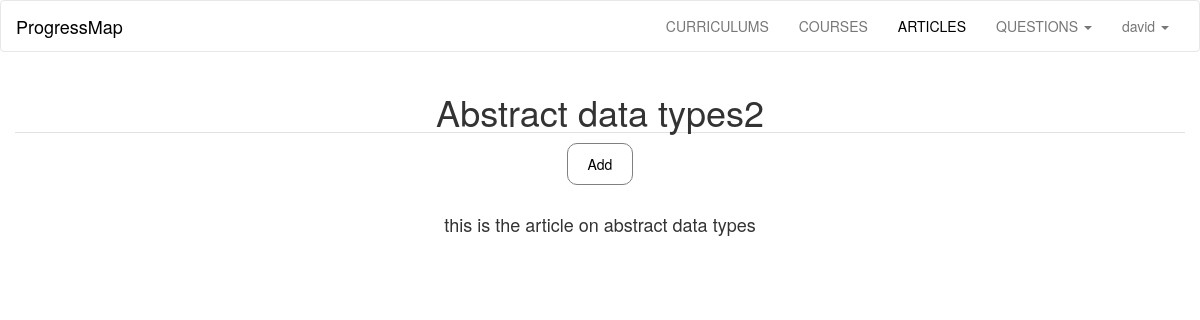
Page /articles/abstract data types2 (signed in) on the committed database.
### progressMap/models.py (models this page shows, shortened)
class User(db.Model, UserMixin):
	id = db.Column(db.Integer, primary_key = True)
	username = db.Column(db.String(40), unique = True)
	email = db.Column(db.String(120), unique = True)
	password_hash = db.Column(db.String)
	articles =  db.relationship('Articles', backref='user', lazy='dynamic')
	courses =  db.relationship('Courses', backref='user', lazy='dynamic')
	curriculums =  db.relationship('Curriculums', backref='user', lazy='dynamic')
	questions = db.relationship('Questions', backref='user', lazy='dynamic')
	comments = db.relationship('Comments', backref='user', lazy='dynamic')
	completed = db.relationship('Completed', backref='user', lazy='dynamic')
	allContent = db.relationship('AllContent', backref='user', lazy='dynamic')
	@property
	def password(self):
		raise AttributeError('password: write-only field')
	def __repr__(self):
		return '<User %s>' %self.username

class Articles(db.Model):
	id  = db.Column(db.Integer, primary_key = True)
	title = db.Column(db.String(300), nullable=False)
	description = db.Column(db.Text, nullable=False)
	questions = db.relationship('Questions', backref='article', lazy='dynamic')
	allContent = db.relationship('AllContent', backref='article', lazy='dynamic')
	user_id = db.Column(db.Integer, db.ForeignKey('user.id'), nullable=False)
	course_id = db.Column(db.Integer, db.ForeignKey('courses.id'), nullable=False)
	curriculum_id = db.Column(db.Integer, db.ForeignKey('curriculums.id'), nullable=False)

### progressMap/articles/views.py (the view)
@articles.route('/', defaults={'page':'all'})
@articles.route('/<page>')
def show(page):
	if page == 'all':
		articlesList = models.getFromDb(models.Articles, 6)
		return render_template('articles.html', articlesList=articlesList)
	elif page == models.getByTitle(models.Articles, page).title:
		article = models.getByTitle(models.Articles, page)
		return render_template('showArticle.html', article=article)
	else:
		abort(404)

### progressMap/main/views.py (called while the page is built)
@login_manager.user_loader
def load_user(userid):
    return models.User.query.get(int(userid))

### progressMap/models.py (called while the page is built)
def getByTitle(className, titleName):
		return className.query.filter_by(title=titleName).first_or_404()

### progressMap/templates/showArticle.html (shortened to what this page needs)
{% extends "base.html" %}
{% block articles_link %}
<li><a class="active" href="{{ url_for('articles.show')}}">ARTICLES</a></li>
{% endblock %}
{% block content %}
<section class="container-fluid content text-center">
<h1 class="b-down">{{ article.title.capitalize() }}</h1>
<a href="{{ url_for('user.addArticleContent', username=current_user, articleName=article.title, id=article.id, endPoint='articles', path=article.title)}}">
<button class="button">Add</button>
</a>
<br /><br />
<h4 >{{ article.description }}</h4>
<br /><br />
</section>
{% endblock %}

### progressMap/templates/base.html (shortened to what this page needs)
<!doctype html>
<html>
<head>
	<link rel="stylesheet" href="{{ url_for('static', filename='css/bootstrap.min.css') }}">
	<link rel='stylesheet' href="{{ url_for('static', filename='css/main.css') }}">
</head>
<body>
	<nav class="navbar navbar-default">
		<div class="container-fluid">
			<div class="navbar-header">
				<a class="navbar-brand active" href="{{ url_for('main.show', page='map') }}">
					ProgressMap
				</a>
			</div>
			<div class="collapse navbar-collapse" id="myNavbar">
				<ul class="nav navbar-nav navbar-right nav-items text-center">
					{% block curriculums_link %}
  					<li><a href="{{ url_for('curriculums.show')}}">CURRICULUMS</a></li>
					{% endblock %}
					{% block courses_link %}
  					<li><a href="{{ url_for('courses.show')}}">COURSES</a></li>
					{% endblock %}
					{% block articles_link %}{% endblock %}
					{% block questions_link %}
					<li class="dropdown">
                        <a class="dropdown-toggle" data-toggle="dropdown" href="#">QUESTIONS
                            <span class="caret"></span></a>
                    </li>
					{% endblock %}
					{% block user_link %}
					{% if current_user.is_authenticated %}
					<li class="dropdown">
                        <a class="dropdown-toggle" data-toggle="dropdown" href="#">{{current_user.username}}
                            <span class="caret"></span></a>
                    </li>
					{% else %}
					<li><a href="{{ url_for('main.show', page='login') }}">LOGIN</a>
					</li>
					{% endif %}
					{% endblock %}
				</ul>
			</div>
		</div>
	</nav>
	{% block content %}{% endblock %}
</body>
</html>

### progressMap/static/css/main.css (style rules this page uses)
a { color: black; text-decoration: none; }
.navbar-default .navbar-nav>li>a.active { color: black; }
.navbar-default { background-color: white; }
.navbar-default .navbar-brand { color: black; }
.button { padding: 10px 20px; border: 1px solid gray; border-radius: 10px; background-color: white; }
.content { background-color: white; }
.b-down { border-bottom: 1px solid #e2e2e2; }

### rows in the picture
User: username "david"
Articles: title "Abstract data types2", description "this is the article on abstract data types"
